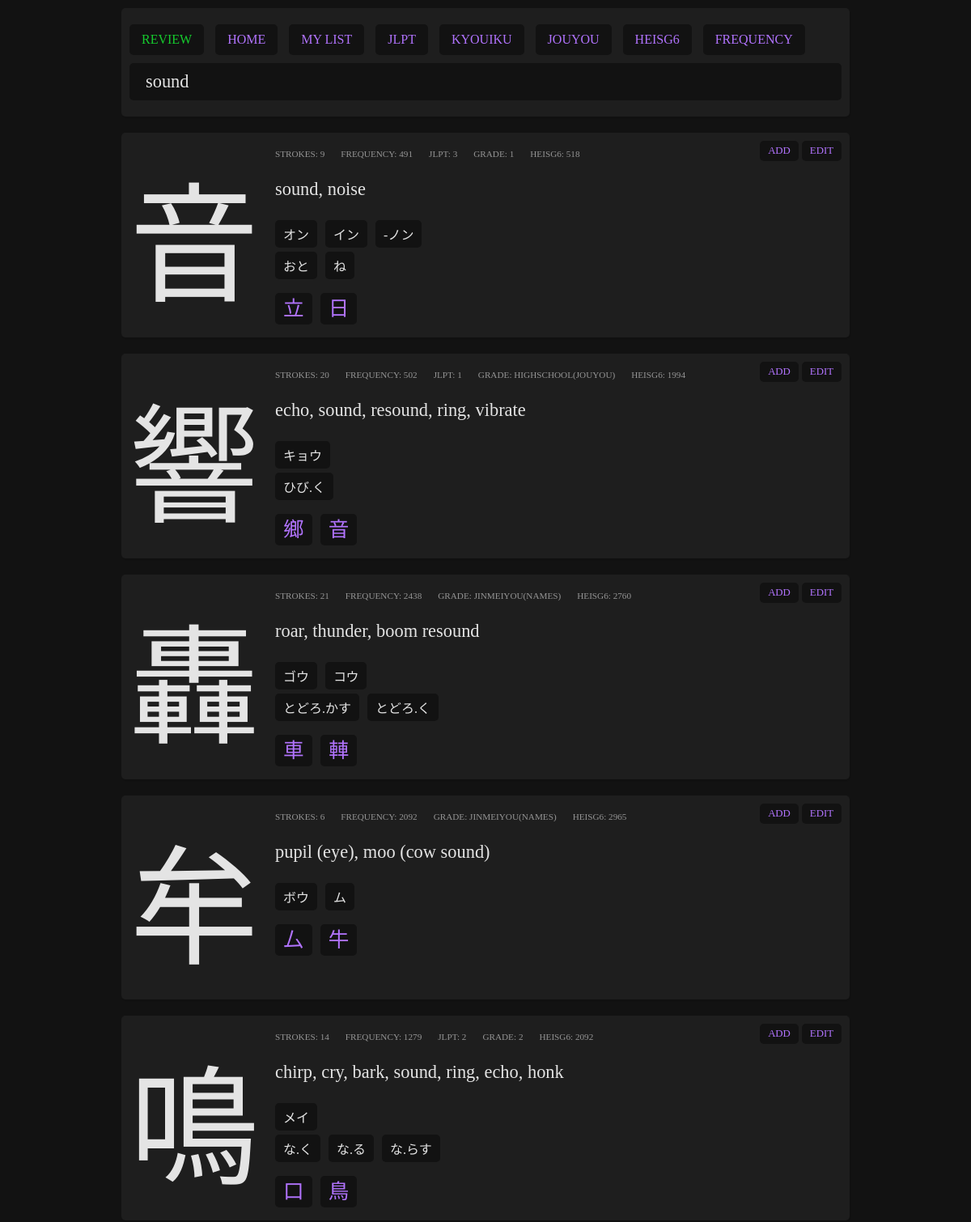
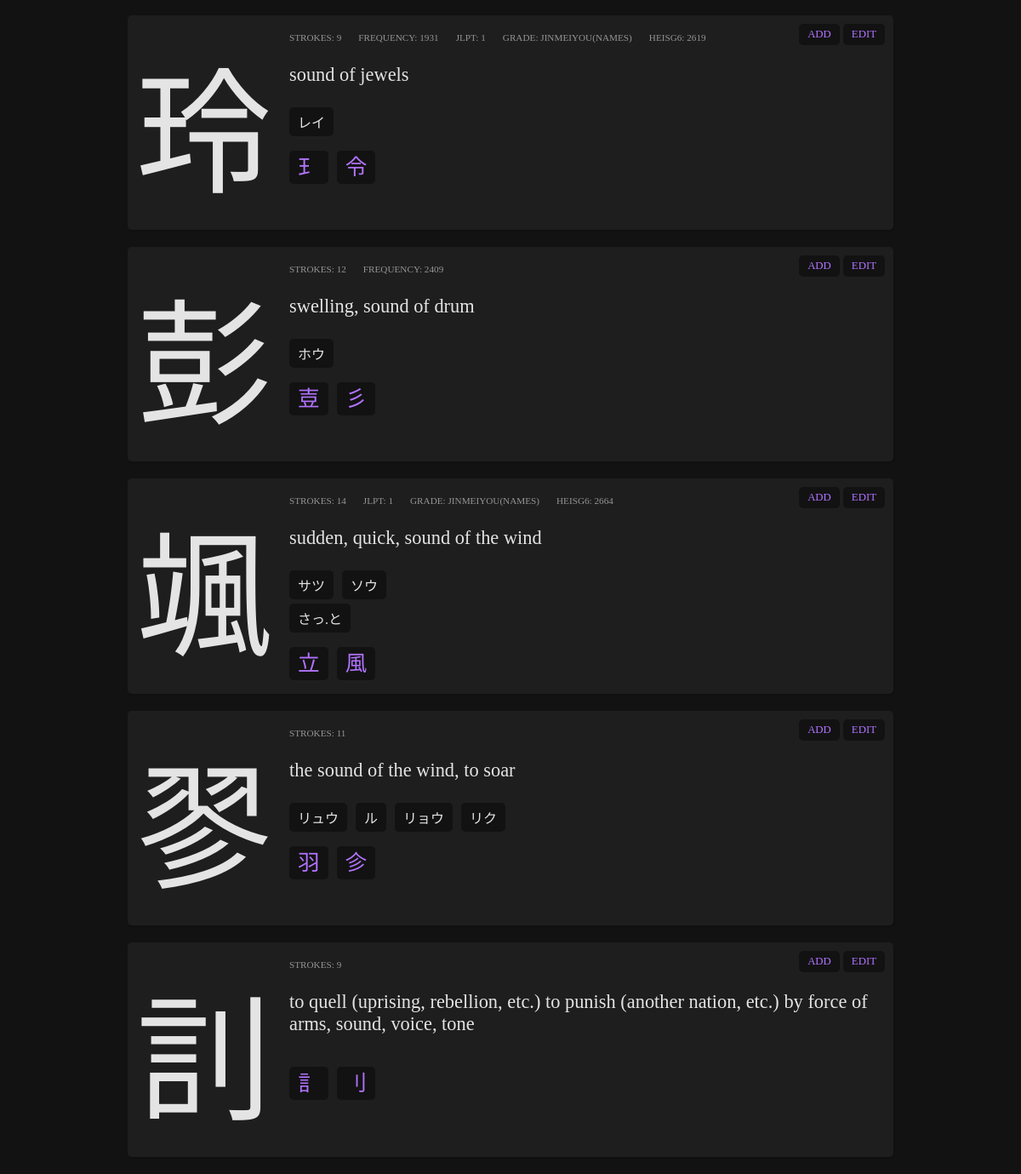
/index.php?query=sound, run on the app's committed database (2 pictures, top to bottom).
### tables this page shows
CREATE TABLE "kanjis" (
	"literal"	TEXT NOT NULL UNIQUE,
	"meanings"	TEXT NOT NULL,
	"onReadings"	TEXT,
	"kunReadings"	TEXT,
	"strokes"	INTEGER,
	"frequency"	INTEGER,
	"jlpt"	INTEGER,
	"grade"	INTEGER,
	"heisg6"	INTEGER,
	"components"	TEXT,
	"other_forms"	TEXT,
	PRIMARY KEY("literal")
);

### index.php (the view, shortened to what this page needs)
<?php
$myPDO = new PDO('sqlite:data/kanjis.db');
$entries = [];
if(isset($_GET['query'])) {
    if(empty($_GET['query'])) {
        $error = "Don't leave the search empty.";
    } else {
        if(itHasJapanese($_GET['query'])) {
            if(itHasKanji($_GET['query'])) {
                $kanjis = obtainKanjis($_GET['query'])[0];
                $qty = count($kanjis);
                $i = 0;
                $str = '';
                foreach($kanjis as $kanji) {
                    $i++;
                    $str .= " kanjis.literal = ?";
                    if($i != $qty) $str .= " OR";
                }
                $sql = "SELECT kanjis.*, kanjis_study.story, kanjis_study.score, kanjis_study.added FROM kanjis LEFT JOIN kanjis_study ON kanjis.literal = kanjis_study.literal WHERE " . $str;
                $stmt = $myPDO->prepare($sql);
                $results = $stmt->execute($kanjis);
            $entries = $stmt->fetchAll();
            } else {
                if(isOnlyHiragana($_GET['query']) ) {
                    $hiragana = $_GET['query'];
                    $katakana = toKatakana($_GET['query']);
                    $sql = "SELECT kanjis.*, kanjis_study.story, kanjis_study.score, kanjis_study.added FROM kanjis LEFT JOIN kanjis_study ON kanjis.literal = kanjis_study.literal WHERE kanjis.onReadings LIKE ? OR kanjis.kunReadings LIKE ?";
                    $stmt = $myPDO->prepare($sql);
                    $results = $stmt->execute(['%'.$katakana.'%','%'.$hiragana.'%']);
                    $entries = $stmt->fetchAll();
                } elseif(isOnlyKatakana($_GET['query'])) {
                    $hiragana = toHiragana($_GET['query']);
                    $katakana = $_GET['query'];
                    $sql = "SELECT kanjis.*, kanjis_study.story, kanjis_study.score, kanjis_study.added FROM kanjis LEFT JOIN kanjis_study ON kanjis.literal = kanjis_study.literal WHERE kanjis.onReadings LIKE ? OR kanjis.kunReadings LIKE ?";
                    $stmt = $myPDO->prepare($sql);
                    $results = $stmt->execute(['%'.$katakana.'%','%'.$hiragana.'%']);
                    $entries = $stmt->fetchAll();
                } else {
                    $error = "When using kana only, use either hiragana or katakana but not both.";
                }
            }
        } else {
            if(strlen($_GET['query']) <= 2) {
                $error = "The query must be 3 characters minimum for English.";
            } else {
                $sql = "SELECT kanjis.*, kanjis_study.story, kanjis_study.score, kanjis_study.added FROM kanjis LEFT JOIN kanjis_study ON kanjis.literal = kanjis_study.literal WHERE kanjis.meanings LIKE ?";
                $stmt = $myPDO->prepare($sql);
                $results = $stmt->execute(['%'.$_GET['query'].'%']);
                $entries = $stmt->fetchAll();
            }
        }
    }
}
?>
<?php require './parts/header.php'; ?>
<?php if(!empty($error)): ?>
     <div class="error">
        <?php echo $error;?>
    </div>
<?php elseif(isset($_GET['query'])) :?>
    <?php if(!$entries): ?>
        <div class="card empty">
            No results.
        </div>
    <?php else: ?>
        <?php foreach($entries as $entry): ?>
        <div class="card <?php if($entry['added'] == 1) echo ' added'; ?>">
            <div class="left">
                <div class="kanji"><?php echo $entry['literal']; ?></div>
            </div>
            <div class="right">
                <div class="meta">
                    <div class="item">
                        <span class="ref">strokes</span>
                        <span class="number"><?php echo $entry['strokes']; ?></span>
                    </div>
                    <?php if(!empty($entry['frequency'])): ?>
                    <div class="item">
                        <span class="ref">frequency</span>
                        <span class="number"><?php echo $entry['frequency']; ?></span>
                    </div>
                    <?php endif; ?>
                    <?php if(!empty($entry['jlpt'])): ?>
                    <div class="item">
                        <span class="ref">jlpt</span>
                        <span class="number"><?php echo $entry['jlpt']; ?></span>
                    </div>
                    <?php endif; ?>
                    <?php if(!empty($entry['grade'])): ?>
                    <div class="item">
                        <span class="ref">grade</span>
                        <span class="number">
                        <?php
                            if($entry['grade'] <= 6) {
                                echo $entry['grade'];
                            } elseif($entry['grade'] == 8) {
                                echo "HighSchool(Jouyou)";
                            } elseif($entry['grade'] == 9) {
                                echo "Jinmeiyou(Names)";
                            } else {
                                echo "Jinmeiyou(Names extra)";
                            }
                        ?>
                        </span>
                    </div>
                    <?php endif; ?>
                    <?php if(!empty($entry['heisg6'])): ?>
                    <div class="item">
                        <span class="ref">heisg6</span>
                        <span class="number"><?php echo $entry['heisg6']; ?></span>
                    </div>
                    <?php endif; ?>
                </div>
                <div class="meanings">
                    <?php echo str_replace(";", ", ", $entry['meanings']); ?>
                </div>
                <?php
                    if(!empty($entry['onReadings'])) {
                        echo '<div class="readings">';
                        $onReadingsArray = explode(";", $entry['onReadings']);
                        foreach($onReadingsArray as $onReading) {
                            echo '<div class="reading">'.$onReading.'</div>';
                        }
                        echo '</div>';
                    }
                ?>
                <?php
                    if(!empty($entry['kunReadings'])) {
                        echo '<div class="readings">';
                        $kunReadingsArray = explode(";", $entry['kunReadings']);
                        foreach($kunReadingsArray as $kunReading) {
                            echo '<div class="reading">'.$kunReading.'</div>';
                        }
                        echo '</div>';
                    }
                ?>
                <?php
                    if(!empty($entry['components'])) {
                        echo '<div class="components">';
                        $componentsArray = explode(";", $entry['components']);
                        foreach($componentsArray as $component) {
                            echo '<div class="component"><a href="index.php?query='.$component.'">'.$component.'</a></div>';
                        }
                        echo '</div>';
                    }
                ?>
            </div>
            <div class="action">
                <?php if($entry['added'] == '' || $entry['added'] == 0): ?>
                    <form action="actions/add_kanji_to_study.php" method="POST">
                        <button type="submit">add</button>
                    </form>
                <?php endif; ?>
                <button class="edit-toggle" data-toggle="edit#<?php echo $entry['literal'];?>">edit</button>
            </div>
        </div>
        <?php endforeach; ?>
    <?php endif;?>
<?php endif;?>
<?php require './parts/footer.php'; ?>

### parts/header.php (shortened to what this page needs)
<!DOCTYPE html>
<html lang="en">
<head>
    <link rel="stylesheet" href="data/style.css">
</head>
<body>
<div class="content">
    <div class="header">
        <div class="header-actions">
            <form action="actions/review.php" method="POST">
                <button type="submit" class="review">REVIEW</button>
            </form>
            <a href="index.php">HOME</a>
            <a href="list.php?list=my_list"<?php if(isset($_GET['list']) && $_GET['list'] == 'my_list') echo ' class="selected"';?>>MY LIST</a>
            <a href="list.php?list=jlpt"<?php if(isset($_GET['list']) && $_GET['list'] == 'jlpt') echo ' class="selected"';?>>JLPT</a>
            <a href="list.php?list=kyouiku"<?php if(isset($_GET['list']) && $_GET['list'] == 'kyouiku') echo ' class="selected"';?> title="Elementary School">KYOUIKU</a>
            <a href="list.php?list=jouyou"<?php if(isset($_GET['list']) && $_GET['list'] == 'jouyou') echo ' class="selected"';?>>JOUYOU</a>
            <a href="list.php?list=heisg6"<?php if(isset($_GET['list']) && $_GET['list'] == 'heisg6') echo ' class="selected"';?>>HEISG6</a>
            <a href="list.php?list=frequency"<?php if(isset($_GET['list']) && $_GET['list'] == 'frequency') echo ' class="selected"';?>>FREQUENCY</a>
        </div>
        <div class="header-form">
            <form action="index.php" method="GET">
                <input type="search" placeholder="Search by literal, readings or meanings" name="query" value="<?php if(isset($_GET['query'])) echo $_GET['query'];?>">
            </form>
        </div>
    </div>

### parts/footer.php (shortened to what this page needs)
</div>
</body>
</html>

### data/style.css (style rules this page uses)
body { background:#121212; color:#e4e4e4; font-family: "NotoSansJP"; }
* { box-sizing: border-box; }
.content { max-width: 900px; margin: 10px auto; }
.card, .header, .list { position:relative; background:#1e1e1e; display:flex; border-radius: 5px; box-shadow: 1px 2px 1px rgba(0, 0, 0, 0.1); margin-bottom:20px; }
.header { padding:10px; }
.card .right { display: flex; flex-direction: column; flex-grow: 2; align-items: flex-start; padding:10px; }
.card .left .kanji { font-family:"NotoSansJP", "BabelStoneHan"; font-size:120pt; padding:10px; }
.card .right .meta, .card .right .components { display:flex; flex-wrap: wrap; flex-direction: row; justify-items: center; padding:10px 0; }
.card .right .readings { display:flex; flex-wrap: wrap; flex-direction: row; justify-items: center; }
.card .right .meta .item { margin:0 20px 0 0; color:#959595; font-size: 0.7em; text-transform: uppercase; }
.card .right .meta .item .ref::after { content:': '; }
.card .right .meanings { font-size: 1.4em; margin:15px 0 25px 0; }
.card .right .readings .reading, .card .right .components .component a { background-color:#121212; margin:0 10px 5px 0; padding:5px 10px; border-radius: 5px; font-family: "NotoSansJP"; }
.card .right .component { font-size: 1.6em; }
.card .action { position: absolute; top:10px; right:10px; }
.card .action form { display:inline-block; }
button { cursor:pointer; background-color:#121212; padding:5px 10px; border-radius: 5px; font-family: "NotoSansJP"; text-transform: uppercase; font-size: 0.8em; border:none; }
.header input { background-color:#121212; padding:10px 20px; border-radius: 5px; font-family: "NotoSansJP","BabelStoneHan"; color:#e4e4e4; border:none; width:100%; font-size: 1.4em; margin-bottom:10px; }
.header form { width:100%; }
a, button { text-decoration: none; color:#b173fd; }
.header { display: flex; flex-direction: column; }
.header .header-actions a, .header button { background:#121212; padding:10px 15px; margin:10px 10px 10px 0; display:inline-block; border-radius: 5px; font-size:1em; }
.header form { display:inline; }
.review { color:#16cc2e; }
.card .right .components .component a { font-family:"NotoSansJP", "BabelStoneHan"; }

### data on the page
kanjis: literal "音", strokes "9", frequency "491", jlpt "3", grade "1", heisg6 "518", meanings "sound, noise", onReadings "オン", onReadings "イン", onReadings "-ノン", kunReadings "おと", kunReadings "ね", components "立", components "日"
kanjis: literal "響", strokes "20", frequency "502", jlpt "1", grade "GRADE", heisg6 "1994", meanings "echo, sound, resound, ring, vibrate", onReadings "キョウ", kunReadings "ひび.く", components "鄉", components "音"
kanjis: literal "轟", strokes "21", frequency "2438", grade "GRADE", heisg6 "2760", meanings "roar, thunder, boom resound", onReadings "ゴウ", onReadings "コウ", kunReadings "とどろ.かす", kunReadings "とどろ.く", components "車", components "䡛"
kanjis: literal "牟", strokes "6", frequency "2092", grade "GRADE", heisg6 "2965", meanings "pupil (eye), moo (cow sound)", onReadings "ボウ", onReadings "ム", components "厶", components "牛"
kanjis: literal "鳴", strokes "14", frequency "1279", jlpt "2", grade "2", heisg6 "2092", meanings "chirp, cry, bark, sound, ring, echo, honk", onReadings "メイ", kunReadings "な.く", kunReadings "な.る", kunReadings "な.らす", components "口", components "鳥"
kanjis: literal "玲", strokes "9", frequency "1931", jlpt "1", grade "GRADE", heisg6 "2619", meanings "sound of jewels", onReadings "レイ", components "𤣩", components "令"
kanjis: literal "彭", strokes "12", frequency "2409", meanings "swelling, sound of drum", onReadings "ホウ", components "壴", components "彡"
kanjis: literal "颯", strokes "14", jlpt "1", grade "GRADE", heisg6 "2664", meanings "sudden, quick, sound of the wind", onReadings "サツ", onReadings "ソウ", kunReadings "さっ.と", components "立", components "風"
kanjis: literal "翏", strokes "11", meanings "the sound of the wind, to soar", onReadings "リュウ", onReadings "ル", onReadings "リョウ", onReadings "リク", components "羽", components "㐱"
kanjis: literal "䚯", strokes "9", meanings "to quell (uprising, rebellion, etc.) to punish (another nation, etc.) by force of arms, sound, voice, tone", components "訁", components "刂"
